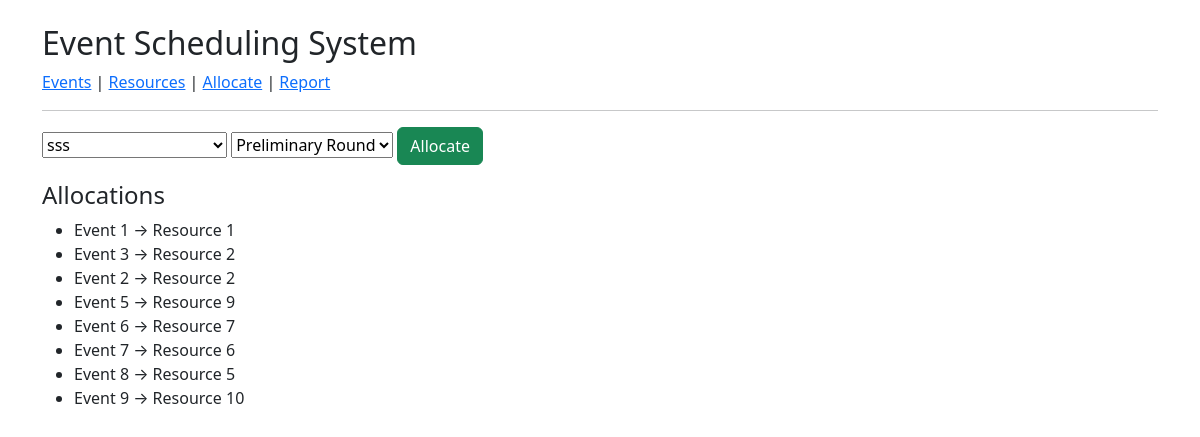
The app's page /allocations/ with its own data.
### app/models.py (models this page shows)
class EventResourceAllocation(db.Model):
    allocation_id = db.Column(db.Integer, primary_key=True)
    event_id = db.Column(db.Integer, db.ForeignKey('event.event_id'))
    resource_id = db.Column(db.Integer, db.ForeignKey('resource.resource_id'))

### app/routes/allocations.py (the view, shortened to what this page needs)
@allocations_bp.route('/', methods=['GET', 'POST'])
def allocate():
    events = Event.query.all()
    resources = Resource.query.all()
    allocations = EventResourceAllocation.query.all()
    return render_template('allocate.html', events=events, resources=resources, allocations=allocations)

### app/templates/allocate.html
{% extends 'base.html' %}
{% block content %}
<form method="post">
<select name="event">
{% for e in events %}<option value="{{ e.event_id }}">{{ e.title }}</option>{% endfor %}
</select>
<select name="resource">
{% for r in resources %}<option value="{{ r.resource_id }}">{{ r.resource_name }}</option>{% endfor %}
</select>
<button class="btn btn-success">Allocate</button>
</form>
<h4 class="mt-3">Allocations</h4>
<ul>
{% for a in allocations %}
<li>Event {{ a.event_id }} → Resource {{ a.resource_id }}</li>
{% endfor %}
</ul>
{% endblock %}

### records on screen
EventResourceAllocation: event_id "1", resource_id "1"
EventResourceAllocation: event_id "3", resource_id "2"
EventResourceAllocation: event_id "2", resource_id "2"
EventResourceAllocation: event_id "5", resource_id "9"
EventResourceAllocation: event_id "6", resource_id "7"
EventResourceAllocation: event_id "7", resource_id "6"
EventResourceAllocation: event_id "8", resource_id "5"
EventResourceAllocation: event_id "9", resource_id "10"

### other values on screen
form field event "sss"
form field resource "Preliminary Round"
